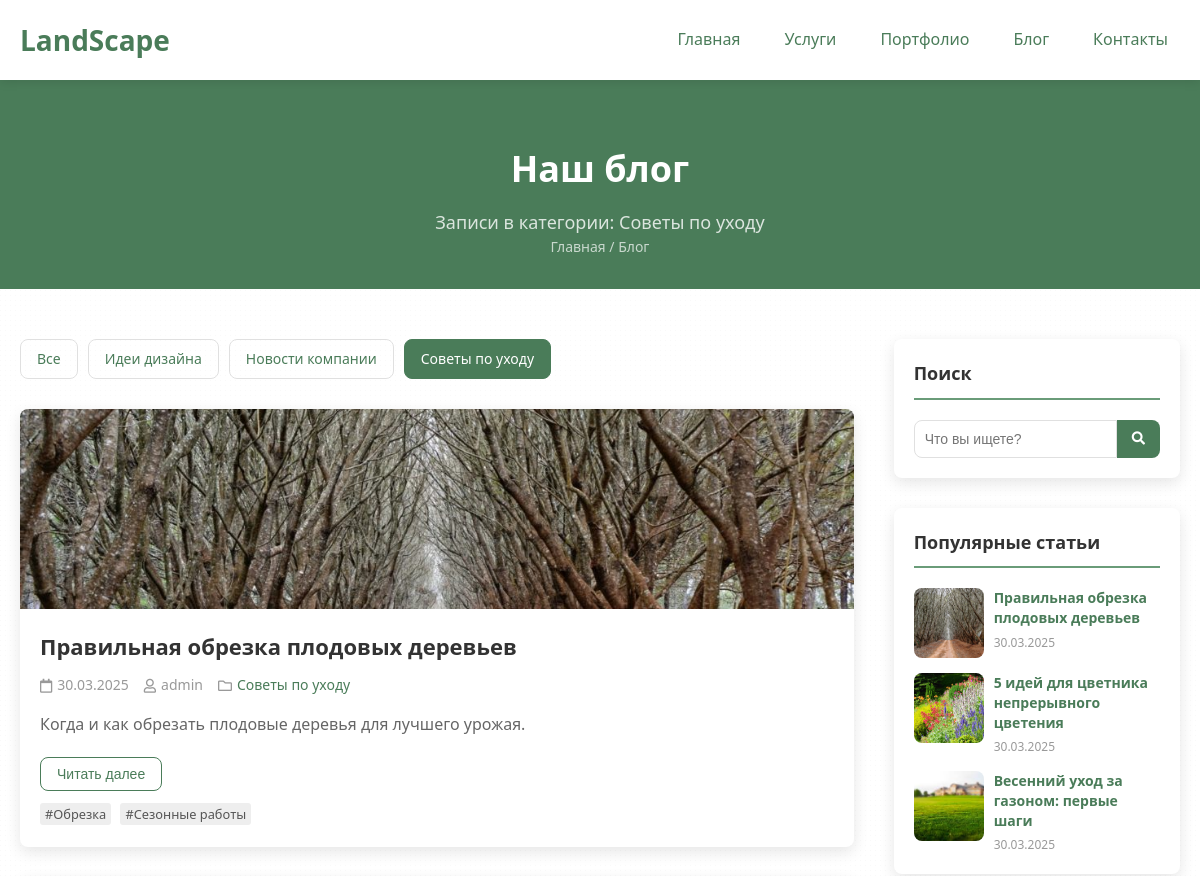
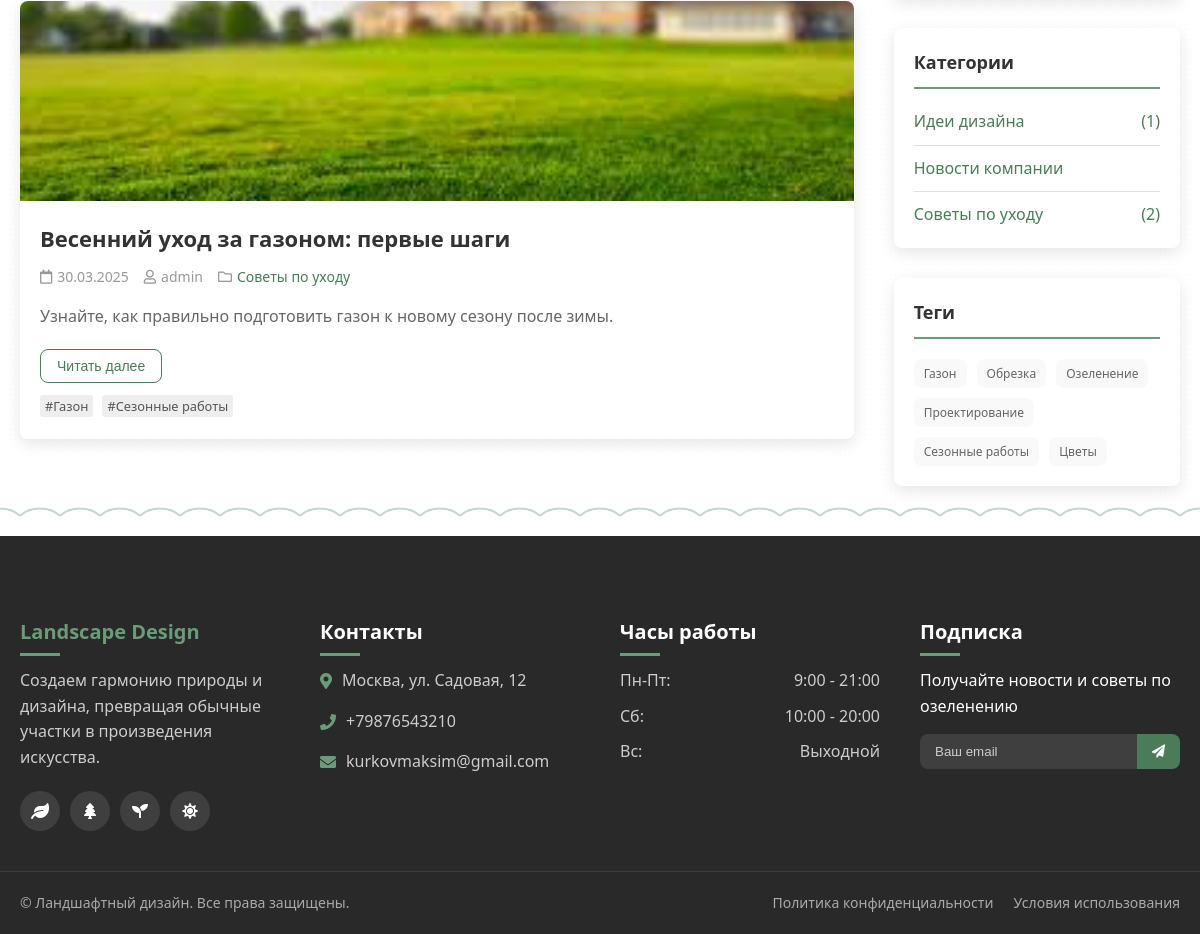
/blog/?category=sovety-po-uhodu, run on the app's committed database (2 pictures, top to bottom).
### landscape_design_app/models.py (models this page shows, shortened)
class BlogPost(models.Model):
    title = models.CharField(max_length=200, verbose_name="Заголовок")
    content = models.TextField(verbose_name="Содержимое")
    preview = models.TextField(verbose_name="Краткое описание", blank=True)
    image = models.ImageField(upload_to='blog/', verbose_name="Изображение", blank=True, null=True)
    category = models.ForeignKey(
        BlogCategory,
        on_delete=models.SET_NULL,
        null=True,
        blank=True,
        related_name='posts',
        verbose_name="Категория"
    )
    tags = models.ManyToManyField(
        BlogTag,
        related_name='posts',
        blank=True,
        verbose_name="Теги"
    )
    author = models.ForeignKey(
        User,
        on_delete=models.SET_NULL,
        null=True,
        blank=True,
        related_name='blog_posts',
        verbose_name="Автор"
    )
    created_at = models.DateTimeField(auto_now_add=True, verbose_name="Дата создания")
    updated_at = models.DateTimeField(auto_now=True, verbose_name="Дата обновления")
    is_published = models.BooleanField(default=True, verbose_name="Опубликовано")
    class Meta:
        verbose_name = "Запись блога"
        verbose_name_plural = "Записи блога"
        ordering = ['-created_at']

class BlogCategory(models.Model):
    name = models.CharField(max_length=100, verbose_name="Название категории")
    slug = models.SlugField(unique=True, verbose_name="URL slug", help_text="Уникальная строка для URL (генерируется автоматически, если пусто)")
    description = models.TextField(verbose_name="Описание", blank=True)
    class Meta:
        verbose_name = "Категория блога"
        verbose_name_plural = "Категории блога"
        ordering = ['name']

class BlogTag(models.Model):
    name = models.CharField(max_length=50, unique=True, verbose_name="Название тега")
    slug = models.SlugField(unique=True, verbose_name="URL slug", help_text="Уникальная строка для URL (генерируется автоматически, если пусто)")
    class Meta:
        verbose_name = "Тег блога"
        verbose_name_plural = "Теги блога"
        ordering = ['name']

### landscape_design_app/views.py (the view)
# urls.py: path('blog/', views.blog, name='blog'),
def blog(request):
    posts_list = BlogPost.objects.filter(is_published=True).select_related('author', 'category').prefetch_related('tags')
    selected_category_slug = request.GET.get('category')
    selected_tag_slug = request.GET.get('tag')
    search_query = request.GET.get('q')
    if selected_category_slug:
        posts_list = posts_list.filter(category__slug=selected_category_slug)
    if selected_tag_slug:
        posts_list = posts_list.filter(tags__slug=selected_tag_slug)
    if search_query:
        posts_list = posts_list.filter(
            Q(title__icontains=search_query) |
            Q(content__icontains=search_query) |
            Q(preview__icontains=search_query)
        ).distinct()
    paginator = Paginator(posts_list, 6)
    page_number = request.GET.get('page')
    try:
        page_obj = paginator.page(page_number)
    except PageNotAnInteger:
        page_obj = paginator.page(1)
    except EmptyPage:
        page_obj = paginator.page(paginator.num_pages)
    all_categories = BlogCategory.objects.annotate(
        posts_count=Count('posts', filter=Q(posts__is_published=True))
    )
    all_tags = BlogTag.objects.annotate(
        posts_count=Count('posts', filter=Q(posts__is_published=True))
    )
    popular_posts = BlogPost.objects.filter(is_published=True).order_by('-created_at')[:3]
    context = {
        'page_obj': page_obj,
        'blog_categories': all_categories,
        'blog_tags': all_tags,
        'popular_posts': popular_posts,
        'selected_category': selected_category_slug,
        'selected_tag': selected_tag_slug,
        'search_query': search_query,
    }
    return render(request, 'blog.html', context)

### templates/blog.html (shortened to what this page needs)
{% extends 'base.html' %}
{% load static %}
{% block content %}
<main>
    <div class="page-header blog-page-header">
        <h1>Наш блог</h1>
        {% if search_query %}
            <p>Результаты поиска по запросу: "{{ search_query }}"</p>
        {% elif selected_category %}
            <p>Записи в категории: {{ page_obj.object_list.first.category.name|default:selected_category }}</p>
        {% elif selected_tag %}
            <p>Записи с тегом: {{ page_obj.object_list.first.tags.first.name|default:selected_tag }}</p>
        {% else %}
            <p>Делимся знаниями и вдохновением о ландшафтном дизайне и садоводстве</p>
        {% endif %}
        <div class="breadcrumbs">
            <a href="{% url 'index' %}">Главная</a> / <span>Блог</span>
        </div>
    </div>
    <div class="container">
        <div class="blog-layout">
            <div class="blog-main">
                <div class="blog-categories">
                    <a href="{% url 'blog' %}" class="blog-category {% if not selected_category and not selected_tag %}active{% endif %}">Все</a>
                    {% for category in blog_categories %}
                        <a href="?category={{ category.slug }}" class="blog-category {% if selected_category == category.slug %}active{% endif %}" data-category="{{ category.slug }}">{{ category.name }}</a>
                    {% empty %}
                         <p>Нет категорий для отображения.</p>
                    {% endfor %}
                </div>
                <div class="blog-posts">
                    {% for post in page_obj %}
                    <div class="blog-post" {% if post.category %}data-category="{{ post.category.slug }}"{% endif %}>
                        <div class="blog-post-image">
                            {% if post.image %}
                                <img src="{{ post.image.url }}" alt="{{ post.title }}">
                            {% endif %}
                        </div>
                        <div class="blog-post-content">
                            <h2>{{ post.title }}</h2>
                            <div class="blog-post-meta">
                                <div><i class="far fa-calendar"></i> {{ post.created_at|date:"d.m.Y" }}</div>
                                {% if post.author %}
                                    <div><i class="far fa-user"></i> {{ post.author.get_full_name|default:post.author.username }}</div>
                                {% endif %}
                                {% if post.category %}
                                    <div><i class="far fa-folder"></i> <a href="?category={{ post.category.slug }}">{{ post.category.name }}</a></div>
                                {% endif %}
                            </div>
                            <p class="blog-post-excerpt">{{ post.preview|truncatewords:30 }}</p>
                            <button class="read-more-btn" onclick="openBlogModal('{{ post.id }}')">Читать далее</button>
                             <div class="blog-post-tags" style="margin-top: 10px;">
                                {% for tag in post.tags.all %}
                                    <a href="?tag={{ tag.slug }}" class="tag-link" style="font-size: 0.8em; background-color: #eee; padding: 2px 5px; border-radius: 3px; margin-right: 5px; text-decoration: none; color: #555;">#{{ tag.name }}</a>
                                {% endfor %}
                            </div>
                        </div>
                    </div>
                    {% empty %}
                        <p>Записей, соответствующих вашему запросу, не найдено.</p>
                    {% endfor %}
                </div>
            </div>
             <div class="blog-sidebar">
                <div class="sidebar-widget">
                    <h3>Поиск</h3>
                    <form class="search-form" action="{% url 'blog' %}" method="get">
                        <input type="text" name="q" placeholder="Что вы ищете?" value="{{ search_query|default:'' }}">
                        <button type="submit"><i class="fas fa-search"></i></button>
                    </form>
                </div>
                <div class="sidebar-widget">
                    <h3>Популярные статьи</h3>
                     <div class="popular-posts">
                         {% for popular_post in popular_posts %}
                         <div class="popular-post">
                             <div class="popular-post-image">
                                 {% if popular_post.image %}
                                     <a href="#"><img src="{{ popular_post.image.url }}" alt="{{ popular_post.title }}"></a>
                                 {% endif %}
                             </div>
                             <div class="popular-post-content">
                                 <h4><a href="#">{{ popular_post.title }}</a></h4>
                                 <div class="popular-post-date">{{ popular_post.created_at|date:"d.m.Y" }}</div>
                             </div>
                         </div>
                         {% empty %}
                              <p>Нет популярных статей.</p>
                         {% endfor %}
                     </div>
                 </div>
                 <div class="sidebar-widget">
                     <h3>Категории</h3>
                     <ul class="categories-list">
                         {% for category in blog_categories %}
                              <li>
                                 <a href="?category={{ category.slug }}" class="{% if selected_category == category.slug %}active{% endif %}">
                                     {{ category.name }}
                                     {% if category.posts_count > 0 %}<span>({{ category.posts_count }})</span>{% endif %}
                                 </a>
                             </li>
                         {% empty %}
                             <li>Нет категорий.</li>
                         {% endfor %}
                     </ul>
                 </div>
                 <div class="sidebar-widget">
                     <h3>Теги</h3>
                     <div class="tags-cloud">
                         {% for tag in blog_tags %}
                             <a href="?tag={{ tag.slug }}" class="tag {% if selected_tag == tag.slug %}active{% endif %}">
                                 {{ tag.name }}
                            </a>
                         {% empty %}
                              <p>Нет тегов для отображения.</p>
                         {% endfor %}
                     </div>
                 </div>
             </div>
        </div>
    </div>
</main>
{% endblock %}

### data on the page
BlogPost: object_list.first.category.name "Советы по уходу", image (picture), title "Правильная обрезка плодовых деревьев", created_at "30.03.2025", author.get_full_name "admin", category.name "Советы по уходу", preview "Когда и как обрезать плодовые деревья для лучшего урожая."
BlogCategory: name "Идеи дизайна", posts_count "1"
BlogCategory: name "Новости компании"
BlogCategory: name "Советы по уходу", posts_count "2"
BlogTag: name "Обрезка"
BlogTag: name "Сезонные работы"
BlogPost: image (picture), title "Весенний уход за газоном: первые шаги", created_at "30.03.2025", author.get_full_name "admin", category.name "Советы по уходу", preview "Узнайте, как правильно подготовить газон к новому сезону после зимы."
BlogTag: name "Газон"
BlogPost: image (picture), title "5 идей для цветника непрерывного цветения", created_at "30.03.2025"
BlogTag: name "Озеленение"
BlogTag: name "Проектирование"
BlogTag: name "Цветы"
